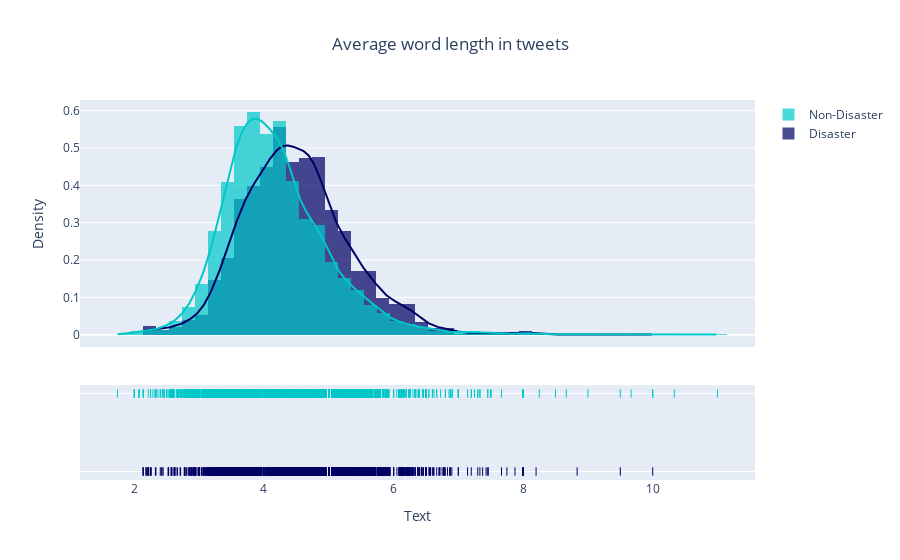

Write notebook code for a chart like this one.
### Markdown cell above
## Visualising average word lengths of tweets

### Code cell
def avgwordlen(strlist):
    sum=[]
    for i in strlist:
        sum.append(len(i))
    return sum

avgword_len_dis = data[data['target']==1]['text'].str.split().apply(avgwordlen).map(lambda x: np.mean(x))

avgword_len_non_dis = data[data['target']==0]['text'].str.split().apply(avgwordlen).map(lambda x: np.mean(x))

group_labels = ['Disaster', 'Non-Disaster']
colors = ['rgb(0, 0, 100)', 'rgb(0, 200, 200)']

fig = ff.create_distplot([avgword_len_dis, avgword_len_non_dis], group_labels, bin_size=.2, colors=colors,)

fig.update_layout(title_text="Average word length in tweets",title_x=0.5,xaxis_title="Text",yaxis_title="Density").show()

# py.plot(fig,filename='Average word length in tweets',auto_open=False,show_link=False)

### Figure 1 — Plotly figure (JSON) as saved in the notebook; plotly's stock layout.template omitted (floating-point values rounded to 4 significant figures; data arrays with more than 128 entries replaced by an {"elided": "..."} marker saying what was removed)
{"data": [{"autobinx": false, "histnorm": "probability density", "legendgroup": "Disaster", "marker": {"color": "rgb(0, 0, 100)"}, "name": "Disaster", "opacity": 0.7, "x": {"elided": "3271 float values"}, "xaxis": "x", "xbins": {"end": 10, "size": 0.2, "start": 2.136}, "yaxis": "y", "type": "histogram"}, {"autobinx": false, "histnorm": "probability density", "legendgroup": "Non-Disaster", "marker": {"color": "rgb(0, 200, 200)"}, "name": "Non-Disaster", "opacity": 0.7, "x": {"elided": "4342 float values"}, "xaxis": "x", "xbins": {"end": 11, "size": 0.2, "start": 1.74}, "yaxis": "y", "type": "histogram"}, {"legendgroup": "Disaster", "marker": {"color": "rgb(0, 0, 100)"}, "mode": "lines", "name": "Disaster", "showlegend": false, "x": {"elided": "500 float values"}, "xaxis": "x", "y": {"elided": "500 float values"}, "yaxis": "y", "type": "scatter"}, {"legendgroup": "Non-Disaster", "marker": {"color": "rgb(0, 200, 200)"}, "mode": "lines", "name": "Non-Disaster", "showlegend": false, "x": {"elided": "500 float values"}, "xaxis": "x", "y": {"elided": "500 float values"}, "yaxis": "y", "type": "scatter"}, {"legendgroup": "Disaster", "marker": {"color": "rgb(0, 0, 100)", "symbol": "line-ns-open"}, "mode": "markers", "name": "Disaster", "showlegend": false, "x": {"elided": "3271 float values"}, "xaxis": "x", "y": {"elided": "3271 str values"}, "yaxis": "y2", "type": "scatter"}, {"legendgroup": "Non-Disaster", "marker": {"color": "rgb(0, 200, 200)", "symbol": "line-ns-open"}, "mode": "markers", "name": "Non-Disaster", "showlegend": false, "x": {"elided": "4342 float values"}, "xaxis": "x", "y": {"elided": "4342 str values"}, "yaxis": "y2", "type": "scatter"}], "layout": {"barmode": "overlay", "hovermode": "closest", "legend": {"traceorder": "reversed"}, "xaxis": {"anchor": "y2", "domain": [0, 1], "zeroline": false, "title": {"text": "Text"}}, "yaxis": {"anchor": "free", "domain": [0.35, 1], "position": 0, "title": {"text": "Density"}}, "yaxis2": {"anchor": "x", "domain": [0, 0.25], "dtick": 1, "showticklabels": false}, "title": {"text": "Average word length in tweets", "x": 0.5}}}
